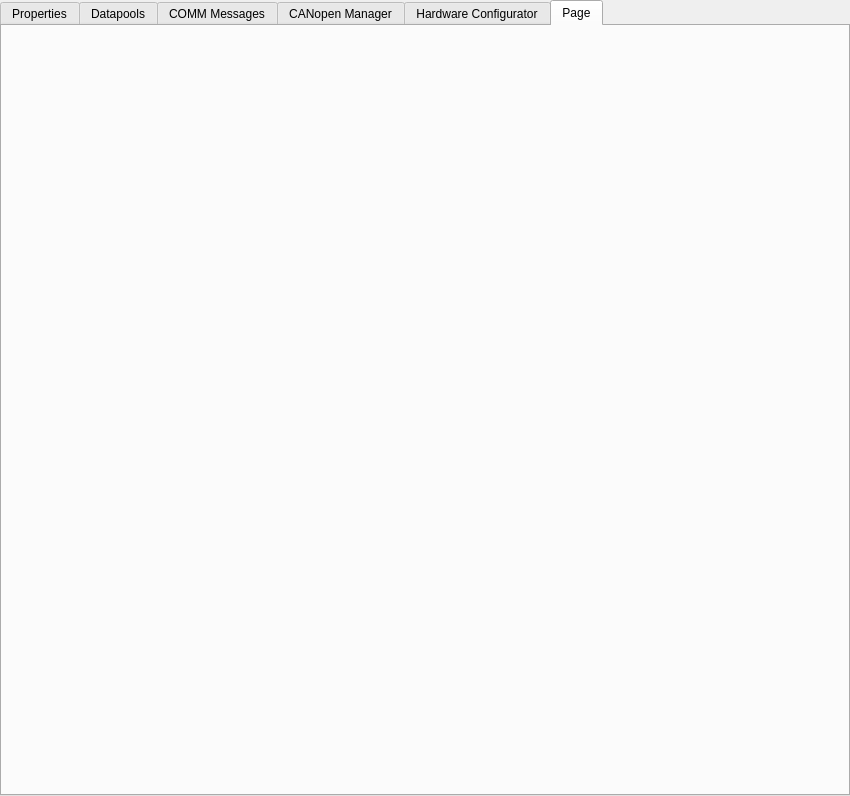
<?xml version="1.0" encoding="UTF-8"?>
<ui version="4.0">
 <class>C_SdNdeNodeEditWidget</class>
 <widget class="QWidget" name="C_SdNdeNodeEditWidget">
  <property name="geometry">
   <rect>
    <x>0</x>
    <y>0</y>
    <width>850</width>
    <height>796</height>
   </rect>
  </property>
  <property name="minimumSize">
   <size>
    <width>850</width>
    <height>0</height>
   </size>
  </property>
  <property name="focusPolicy">
   <enum>Qt::ClickFocus</enum>
  </property>
  <property name="windowTitle">
   <string>Form</string>
  </property>
  <layout class="QHBoxLayout" name="horizontalLayout_4">
   <property name="spacing">
    <number>0</number>
   </property>
   <property name="leftMargin">
    <number>0</number>
   </property>
   <property name="topMargin">
    <number>0</number>
   </property>
   <property name="rightMargin">
    <number>0</number>
   </property>
   <property name="bottomMargin">
    <number>0</number>
   </property>
   <item>
    <layout class="QVBoxLayout" name="verticalLayout">
     <property name="topMargin">
      <number>0</number>
     </property>
     <property name="rightMargin">
      <number>0</number>
     </property>
     <property name="bottomMargin">
      <number>0</number>
     </property>
     <item>
      <widget class="stw::opensyde_gui_elements::C_OgeTawPageNavi" name="pc_TabWidgetPageNavi">
       <property name="currentIndex">
        <number>5</number>
       </property>
       <widget class="QWidget" name="pc_TabProperties">
        <attribute name="title">
         <string>Properties</string>
        </attribute>
        <layout class="QHBoxLayout" name="horizontalLayout_3">
         <property name="spacing">
          <number>0</number>
         </property>
         <property name="leftMargin">
          <number>0</number>
         </property>
         <property name="topMargin">
          <number>27</number>
         </property>
         <property name="rightMargin">
          <number>11</number>
         </property>
         <property name="bottomMargin">
          <number>11</number>
         </property>
         <item>
          <layout class="QVBoxLayout" name="pc_TabPropertiesLayout">
           <property name="spacing">
            <number>6</number>
           </property>
           <property name="leftMargin">
            <number>0</number>
           </property>
           <property name="topMargin">
            <number>0</number>
           </property>
           <property name="rightMargin">
            <number>0</number>
           </property>
           <property name="bottomMargin">
            <number>0</number>
           </property>
          </layout>
         </item>
        </layout>
       </widget>
       <widget class="QWidget" name="pc_TabDatapools">
        <attribute name="title">
         <string>Datapools</string>
        </attribute>
        <layout class="QGridLayout" name="gridLayout">
         <property name="leftMargin">
          <number>0</number>
         </property>
         <property name="topMargin">
          <number>0</number>
         </property>
         <property name="rightMargin">
          <number>0</number>
         </property>
         <property name="bottomMargin">
          <number>0</number>
         </property>
         <property name="spacing">
          <number>0</number>
         </property>
         <item row="0" column="0">
          <layout class="QVBoxLayout" name="pc_TabDatapoolsLayout"/>
         </item>
        </layout>
       </widget>
       <widget class="QWidget" name="pc_TabCommMessages">
        <attribute name="title">
         <string>COMM Messages</string>
        </attribute>
        <layout class="QVBoxLayout" name="verticalLayout_4">
         <property name="leftMargin">
          <number>11</number>
         </property>
         <property name="topMargin">
          <number>30</number>
         </property>
         <property name="rightMargin">
          <number>4</number>
         </property>
         <property name="bottomMargin">
          <number>0</number>
         </property>
         <item>
          <layout class="QVBoxLayout" name="pc_TabCommMessagesLayout">
           <property name="spacing">
            <number>0</number>
           </property>
           <property name="leftMargin">
            <number>0</number>
           </property>
           <property name="topMargin">
            <number>0</number>
           </property>
           <property name="rightMargin">
            <number>0</number>
           </property>
           <property name="bottomMargin">
            <number>0</number>
           </property>
          </layout>
         </item>
        </layout>
       </widget>
       <widget class="QWidget" name="pc_TabCoManager">
        <attribute name="title">
         <string>CANopen Manager</string>
        </attribute>
        <layout class="QVBoxLayout" name="verticalLayout_3">
         <property name="leftMargin">
          <number>0</number>
         </property>
         <property name="topMargin">
          <number>40</number>
         </property>
         <property name="rightMargin">
          <number>4</number>
         </property>
         <property name="bottomMargin">
          <number>0</number>
         </property>
         <item>
          <layout class="QVBoxLayout" name="pc_TabCoManagerLayout">
           <property name="spacing">
            <number>0</number>
           </property>
          </layout>
         </item>
        </layout>
       </widget>
       <widget class="QWidget" name="pc_TabHalc">
        <attribute name="title">
         <string>Hardware Configurator</string>
        </attribute>
        <layout class="QHBoxLayout" name="horizontalLayout_5">
         <property name="spacing">
          <number>0</number>
         </property>
         <property name="leftMargin">
          <number>0</number>
         </property>
         <property name="topMargin">
          <number>0</number>
         </property>
         <property name="rightMargin">
          <number>0</number>
         </property>
         <property name="bottomMargin">
          <number>0</number>
         </property>
         <item>
          <layout class="QVBoxLayout" name="pc_TabHalcLayout">
           <property name="spacing">
            <number>0</number>
           </property>
           <property name="leftMargin">
            <number>0</number>
           </property>
           <property name="topMargin">
            <number>0</number>
           </property>
           <property name="rightMargin">
            <number>0</number>
           </property>
           <property name="bottomMargin">
            <number>0</number>
           </property>
          </layout>
         </item>
        </layout>
       </widget>
       <widget class="QWidget" name="pc_TabDataLogger">
        <attribute name="title">
         <string>Page</string>
        </attribute>
        <layout class="QHBoxLayout" name="horizontalLayout">
         <property name="spacing">
          <number>0</number>
         </property>
         <property name="leftMargin">
          <number>0</number>
         </property>
         <property name="topMargin">
          <number>0</number>
         </property>
         <property name="rightMargin">
          <number>0</number>
         </property>
         <property name="bottomMargin">
          <number>0</number>
         </property>
         <item>
          <layout class="QVBoxLayout" name="pc_TabDataLoggerLayout">
           <property name="spacing">
            <number>0</number>
           </property>
          </layout>
         </item>
        </layout>
       </widget>
      </widget>
     </item>
    </layout>
   </item>
  </layout>
 </widget>
 <customwidgets>
  <customwidget>
   <class>stw::opensyde_gui_elements::C_OgeTawPageNavi</class>
   <extends>QTabWidget</extends>
   <header>C_OgeTawPageNavi.hpp</header>
   <container>1</container>
  </customwidget>
 </customwidgets>
 <resources/>
 <connections/>
</ui>
